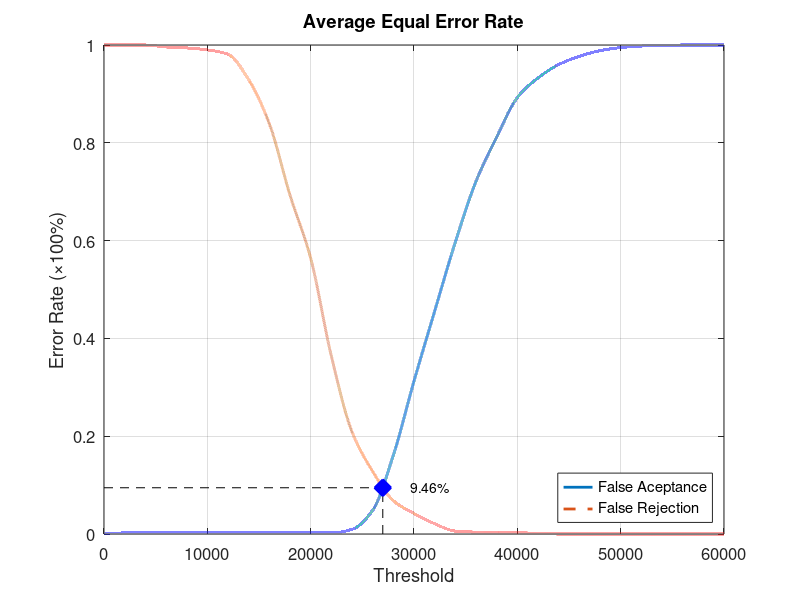
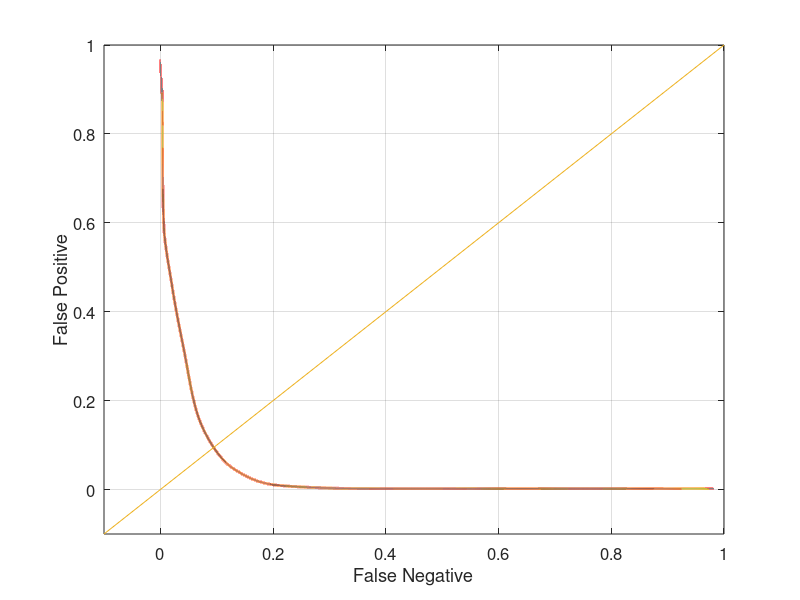

Source code (MATLAB) for these figures, in order:
function yEER = Database1Average
close all;
clear;
clc;
x = 0:2000:60000;
xq = 0:0.5:60000;

y0 = [0 0.00210526 0.00210526 0.00210526 0.00210526 0.00210526 0.00210526 0.00210526 0.00210526 0.00210526 0.00210526 0.00210526 0.00947368 0.0484211 0.161053 0.312632 0.455789 0.596842 0.721053 0.811579 0.892632 0.932632 0.96 0.976842 0.988421 0.994737 0.997895 0.998947 1 1 1];
yy0 = interp1(x, y0, xq, 'pchip');
y1 = [1 1 1 0.996 0.994 0.99 0.981 0.929 0.839 0.693 0.564 0.364 0.209 0.128 0.068 0.042 0.021 0.006 0.004 0.004 0.003 0.001 0 0 0 0 0 0 0 0 0];
yy1 = interp1(x, y1, xq, 'pchip');

% Calculating EER: 
y2 = abs(y0 - y1);
find(y2 == min(y2))
yy2 = abs(yy0 - yy1);
xEER = find(yy2 == min(yy2));
xEERIndex = xq(xEER) % X-axis EER
yEER = yy0(xEER) % Y-axis EER

main = figure
plot(xq, yy0,'-','LineWidth', 2);	hold on
plot(xq, yy1,'--','LineWidth', 2);	hold on
plot([xEERIndex xEERIndex], [0 yEER], 'k--');	hold on
plot([0 xEERIndex], [yEER yEER], 'k--');	hold on
plot(xEERIndex, yEER, 'bx', 'LineWidth', 10);	hold on
text(xEERIndex + 10 * xEERIndex / 100, yEER, [num2str(round((10000 * yEER)) / 100) '%'])
legend('False Aceptance', 'False Rejection', 'Location', 'SouthEast')
xlabel('Threshold')
ylabel('Error Rate (\times100%)')
title('Average Equal Error Rate')
set(gca, 'FontSize', 12)
axis([0 60000 0 1])
grid on

print(main, 'Database1AverageMain', '-dpng');
FNRxFPR = figure('Color', [1 1 1]);
plot(yy1, yy0, '-', yy1, yy0, 'LineWidth', 2);
hold on
y = -0.1:0.1:1
plot(y, y); 
set(gca, 'FontSize', 12)
xlabel('False Negative')
ylabel('False Positive')
axis([-0.1 1 -0.1 1])
set(gca, 'FontSize', 12)
grid on

print(FNRxFPR, 'Database1AverageFNRxFPR','-dpng');
end
